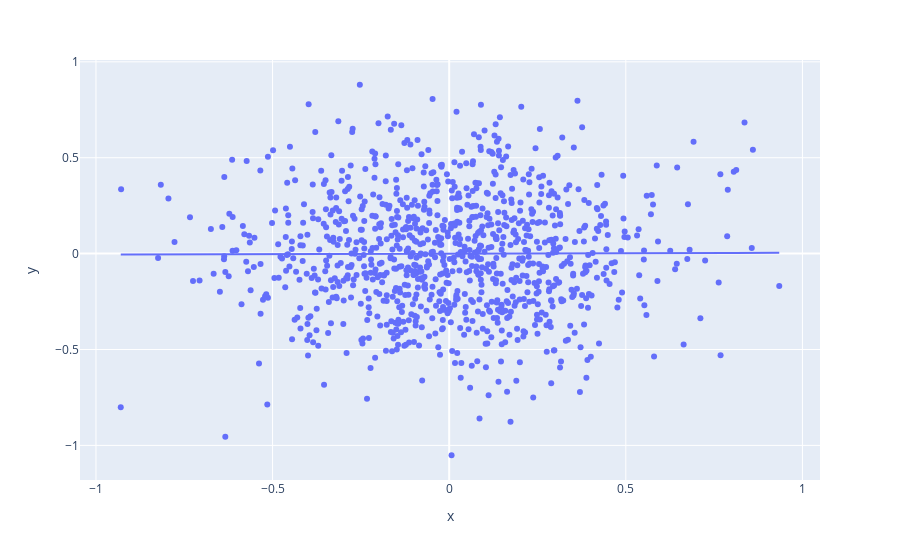

Here is the notebook cell this chart was saved with:
### Code cell
print( pearsonr( x_bar, y_bar ) )
px.scatter( x = x_bar, y = y_bar, trendline= 'ols' )

### Figure 1 — Plotly figure (JSON) as saved in the notebook; plotly's stock layout.template omitted (floating-point values rounded to 4 significant figures; data arrays with more than 128 entries replaced by an {"elided": "..."} marker saying what was removed)
{"data": [{"hovertemplate": "x=%{x}<br>y=%{y}<extra></extra>", "legendgroup": "", "marker": {"color": "#636efa", "symbol": "circle"}, "mode": "markers", "name": "", "orientation": "v", "showlegend": false, "type": "scatter", "x": {"elided": "1000 float values"}, "xaxis": "x", "y": {"elided": "1000 float values"}, "yaxis": "y"}, {"hovertemplate": "<b>OLS trendline</b><br>y = 0.0045566 * x + 2.1684e-18<br>R<sup>2</sup>=0.000020<br><br>x=%{x}<br>y=%{y} <b>(trend)</b><extra></extra>", "legendgroup": "", "marker": {"color": "#636efa", "symbol": "circle"}, "mode": "lines", "name": "", "showlegend": false, "type": "scatter", "x": {"elided": "1000 float values"}, "xaxis": "x", "y": {"elided": "1000 float values"}, "yaxis": "y"}], "layout": {"autosize": true, "legend": {"tracegroupgap": 0}, "margin": {"t": 60}, "xaxis": {"anchor": "y", "autorange": true, "domain": [0, 1], "range": [-1.041, 1.045], "title": {"text": "x"}, "type": "linear"}, "yaxis": {"anchor": "x", "autorange": true, "domain": [0, 1], "range": [-1.201, 1.03], "title": {"text": "y"}, "type": "linear"}}}
